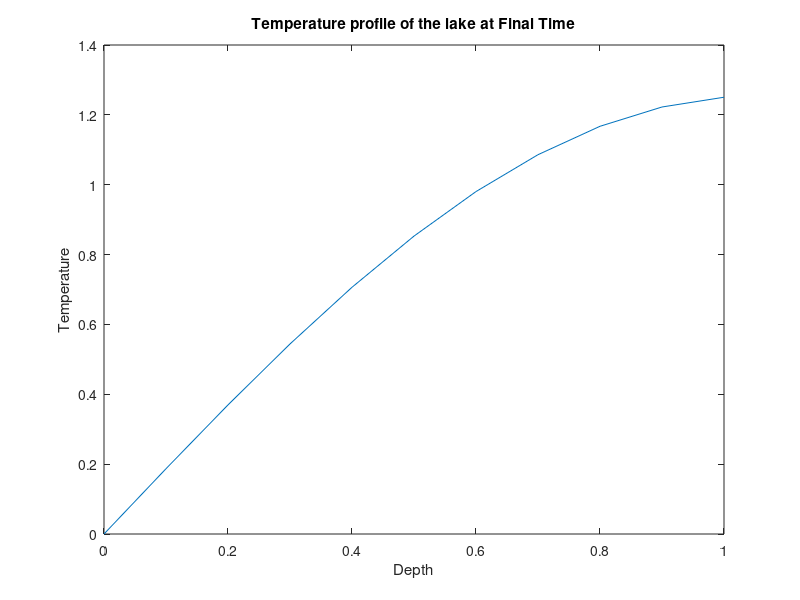

The MATLAB script that drew this image:
clear all

dz = 0.1; %depth grid spacing (m)
zf = 1; % lake depth in meters
zs = 0:dz:zf; % vector of depths in the lake

dt = 86400; % time grid spacing = 1 
tf = 3600*24*365*3; % 3 years
ts = 0:dt:tf;

D = 1e-8; %hard coded to something small enough that CD < 0.5

C_D = D*dt/(dz)^2;


% Forward Euler method

M = sparse(length(zs),length(zs));

% create matrix

for i = 1:length(zs)
    for j = 1:length(zs)
        if i==j
            M(i,j) = 1-2*C_D;
        elseif i-1==j
            M(i,j) = C_D;
        elseif i+1==j
            M(i,j) = C_D;
        end
    end
end

M(1,1) = 1-C_D;
M(1,2) = 0;
M(end,end-1)=C_D;
M(end,end) = 1-C_D;


% Pre-allocate

T_all = nan(length(zs), length(ts));

T = 8 .* ones(length(zs), 1); %initial T throughout lake is annual avg 8C

T_all(:,1) = T;

% Forward Euler Diffusion

for k = 1:length(ts)-1
    Tnew = M*T;
    
    T_all(:,k+1) = Tnew;
    T = Tnew;
end

% plot

figure(1);
plot(zs, T_all(:,length(ts))) % end
title('Temperature profile of the lake at Final Time')
xlabel('Depth')
ylabel('Temperature')